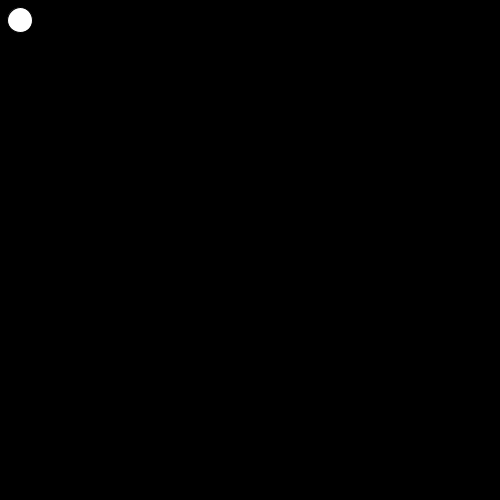
Frame 1 (no input)
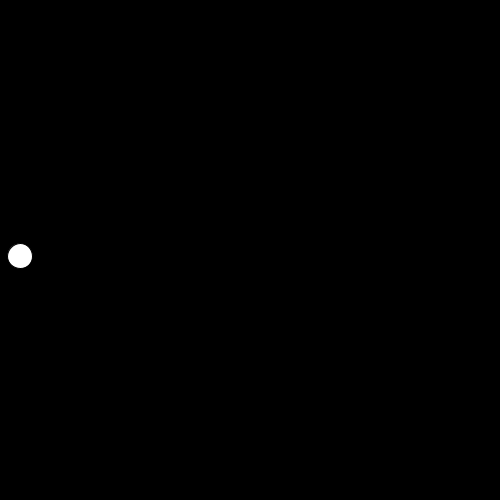
Frame 60 (the mouse pressed at the canvas centre just before this capture)
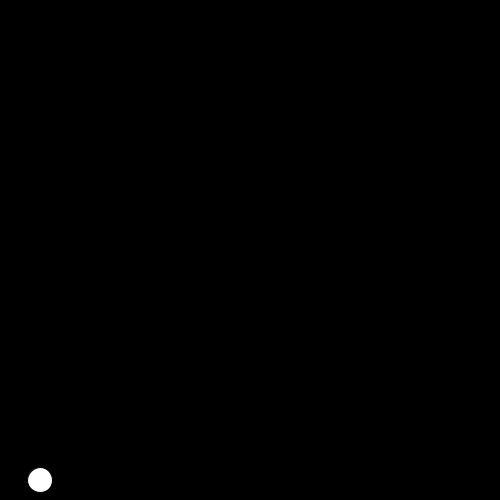
Frame 120 (the mouse held since frame 60 and released just before this capture)

The Processing sketch that drew these frames (run headless with seeded random() and noise(); from frame 60 on, the mouse is pressed at the canvas centre):

// Processing sketch: Four_directional_ball
// ── Four_directional_ball.pde
int x = 20;
int y = 20;
int dx = 0;
int dy = 0;
void setup() {
  size (500, 500);
}

void draw() {
  background(0, 0, 0);
  circle(x, y, 25);
  y = y + dy;
  x = x + dx;
  if (y == 20 && x == 20) {
    dx = 0;
    dy = 4;
    y = y + dy;
  }
  if (y == 480 && x == 20) {
    dx = 4;
    x = x + dx;
    dy = 0;
  }
  if (y == 480 && x == 480) {
    dx = 0;
    dy = -4;
    y = y + dy;
  }
  if (y == 20 && x == 480) {
    dx = -4;
    dy = 0;
    x = x + dx;
  }
}
